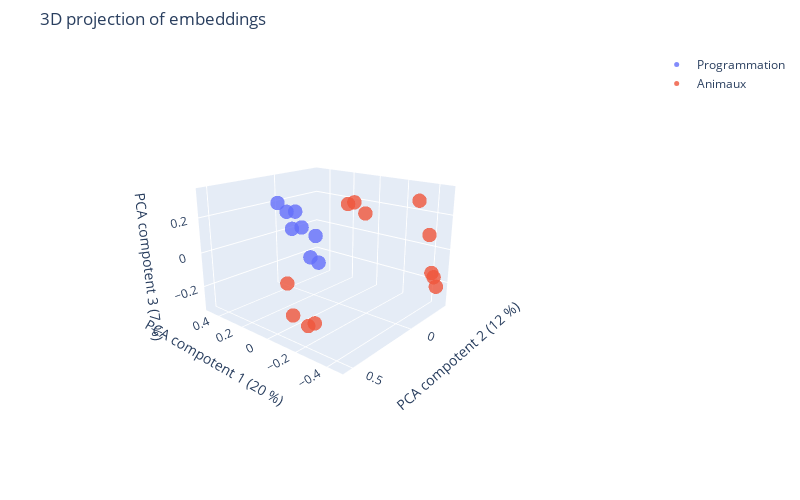

Source (notebook cell):
### Markdown cell above
### 3D projection of embeddings

### Code cell
# Display the 3D Scatter Plot of Categories
fig = go.Figure()

for category in categories:
    # Get data points
    x = df[df["category"] == category]["pca_comp_1"]
    y = df[df["category"] == category]["pca_comp_2"]
    z = df[df["category"] == category]["pca_comp_3"]
    # Set the hover text
    hover_text = df[df["category"] == category]["text"]

    fig.add_trace(
        go.Scatter3d(
            x=x,
            y=y,
            z=z,
            mode="markers",
            marker=dict(size=5, color=i, colorscale="Viridis", opacity=0.8),
            name=category,
            hovertext=hover_text,
            hoverinfo="text",
        )
    )

fig.update_layout(
    autosize=False,
    title="3D projection of embeddings",
    width=800,
    height=500,
    margin=dict(l=10, r=10, b=50, t=50, pad=10),
    scene=dict(
        xaxis=dict(title=component_labels[1]),
        yaxis=dict(title=component_labels[2]),
        zaxis=dict(title=component_labels[3]),
    ),
)

fig.show()

### Figure 1 — Plotly figure (JSON) as saved in the notebook; plotly's stock layout.template omitted (floating-point values rounded to 4 significant figures)
{"data": [{"hoverinfo": "text", "hovertext": ["Python est un langage de programmation interprété dynamique et polyvalent.", "Les développeurs utilisent souvent Python pour l'analyse de données en raison de ses bibliothèques robustes comme Pandas et NumPy.", "La syntaxe claire et concise de Python en fait un excellent choix pour les débutants en programmation.", "Python est un langage polyvalent utilisé dans des domaines allant du développement de jeux à l'automatisation des tâches système.", "Les grandes entreprises telles que Google Facebook et Netflix font largement usage de Python dans leur infrastructure logicielle.", "Les listes en Python sont des structures de données flexibles et polyvalentes permettant de stocker et de manipuler des collections d'éléments.", "La vaste bibliothèque standard de Python offre des modules pour pratiquement toutes les tâches courantes de programmation.", "Les frameworks web populaires comme Django et Flask sont écrits en Python permettant un développement rapide et efficace des applications web."], "marker": {"color": 1, "colorscale": [[0, "#440154"], [0.1111, "#482878"], [0.2222, "#3e4989"], [0.3333, "#31688e"], [0.4444, "#26828e"], [0.5556, "#1f9e89"], [0.6667, "#35b779"], [0.7778, "#6ece58"], [0.8889, "#b5de2b"], [1, "#fde725"]], "opacity": 0.8, "size": 5}, "mode": "markers", "name": "Programmation", "type": "scatter3d", "x": [0.4666, 0.4006, 0.411, 0.4903, 0.3289, 0.3349, 0.3761, 0.4345], "y": [0.03373, -0.2381, -0.03042, -0.06461, -0.1867, 0.01477, -0.1592, -0.1415], "z": [0.1994, -0.0598, 0.03123, 0.1217, -0.2169, 0.1627, -0.1836, 0.01282]}, {"hoverinfo": "text", "hovertext": ["Le python royal est une espèce de serpent non venimeux originaire d'Afrique.", "Les pythons peuvent avaler des proies entières grâce à leur mâchoire extensible.", "Certains pythons peuvent atteindre des longueurs impressionnantes dépassant souvent les 6 mètres.", "Les pythons sont non venimeux et tuent leur proie en l'étouffant", "Les pandas géants sont célèbres pour leur pelage noir et blanc distinctif.", "Les pandas roux bien que moins connus que les pandas géants sont également des créatures adorables.", "Les pandas passent la majeure partie de leur journée à manger du bambou.", "Les pandas géants vivent principalement dans les forêts de bambous des montagnes de Chine centrale", "Un panda géant adulte peut manger jusqu'à 12 à 38 kilogrammes de bambou par jour.", "Les pandas et les serpents Python sont tous deux des vertébrés.", "Certaines espèces de pandas et de Python sont menacées et protégées par des lois de conservation.", "Le Panda est un mammifère alors que le Python est un reptile."], "marker": {"color": 1, "colorscale": [[0, "#440154"], [0.1111, "#482878"], [0.2222, "#3e4989"], [0.3333, "#31688e"], [0.4444, "#26828e"], [0.5556, "#1f9e89"], [0.6667, "#35b779"], [0.7778, "#6ece58"], [0.8889, "#b5de2b"], [1, "#fde725"]], "opacity": 0.8, "size": 5}, "mode": "markers", "name": "Animaux", "type": "scatter3d", "x": [-0.1235, -0.09479, -0.08992, -0.124, -0.4284, -0.3855, -0.4161, -0.4111, -0.4628, -0.216, -0.2277, -0.2632], "y": [0.5406, 0.3698, 0.3133, 0.5078, -0.2501, -0.1955, -0.3574, -0.3367, -0.3029, 0.2006, 0.07114, 0.2115], "z": [-0.01701, -0.3182, -0.3258, -0.1967, 0.1049, 0.2985, -0.1778, -0.1465, -0.2076, 0.3237, 0.2538, 0.3411]}], "layout": {"autosize": false, "height": 500, "margin": {"b": 50, "l": 10, "pad": 10, "r": 10, "t": 50}, "scene": {"aspectmode": "auto", "aspectratio": {"x": 1.149, "y": 1.083, "z": 0.8039}, "camera": {"center": {"x": 0, "y": 0, "z": 0}, "eye": {"x": -1.898, "y": 2.196, "z": 0.9623}, "projection": {"type": "perspective"}, "up": {"x": 0, "y": 0, "z": 1}}, "xaxis": {"title": {"text": "PCA compotent 1 (20 %)"}, "type": "linear"}, "yaxis": {"title": {"text": "PCA compotent 2 (12 %)"}, "type": "linear"}, "zaxis": {"title": {"text": "PCA compotent 3 (7 %)"}, "type": "linear"}}, "title": {"text": "3D projection of embeddings"}, "width": 800}}
